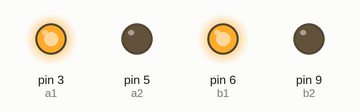
This sketch was run on a simulated Arduino Uno, built with avr-gcc and run on an emulated ATmega328P. On the bench: output pins drawn as LEDs (lit = HIGH).

Above: at 0.1 s.
Timing chart, 0 to 1.6 s (numbered marks = the images above):
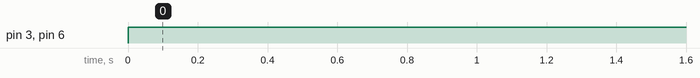

The sketch:

moter_driver_check.ino
```cpp
int a1=3;
int a2=5;
int b1=6;
int b2=9;
void setup() {
  // put your setup code here, to run once:
pinMode(a1,OUTPUT);
pinMode(a2,OUTPUT);
pinMode(b1,OUTPUT);
pinMode(b2,OUTPUT);
}

void loop() {
  // put your main code here, to run repeatedly:
   digitalWrite(a1,HIGH);
  digitalWrite(a2,LOW);
  digitalWrite(b1,HIGH);
  digitalWrite(b2,LOW);

}
```

Measured:
- by itself, pin 3 (a1), pin 6 (b1): LOW → HIGH at 0.00 s
